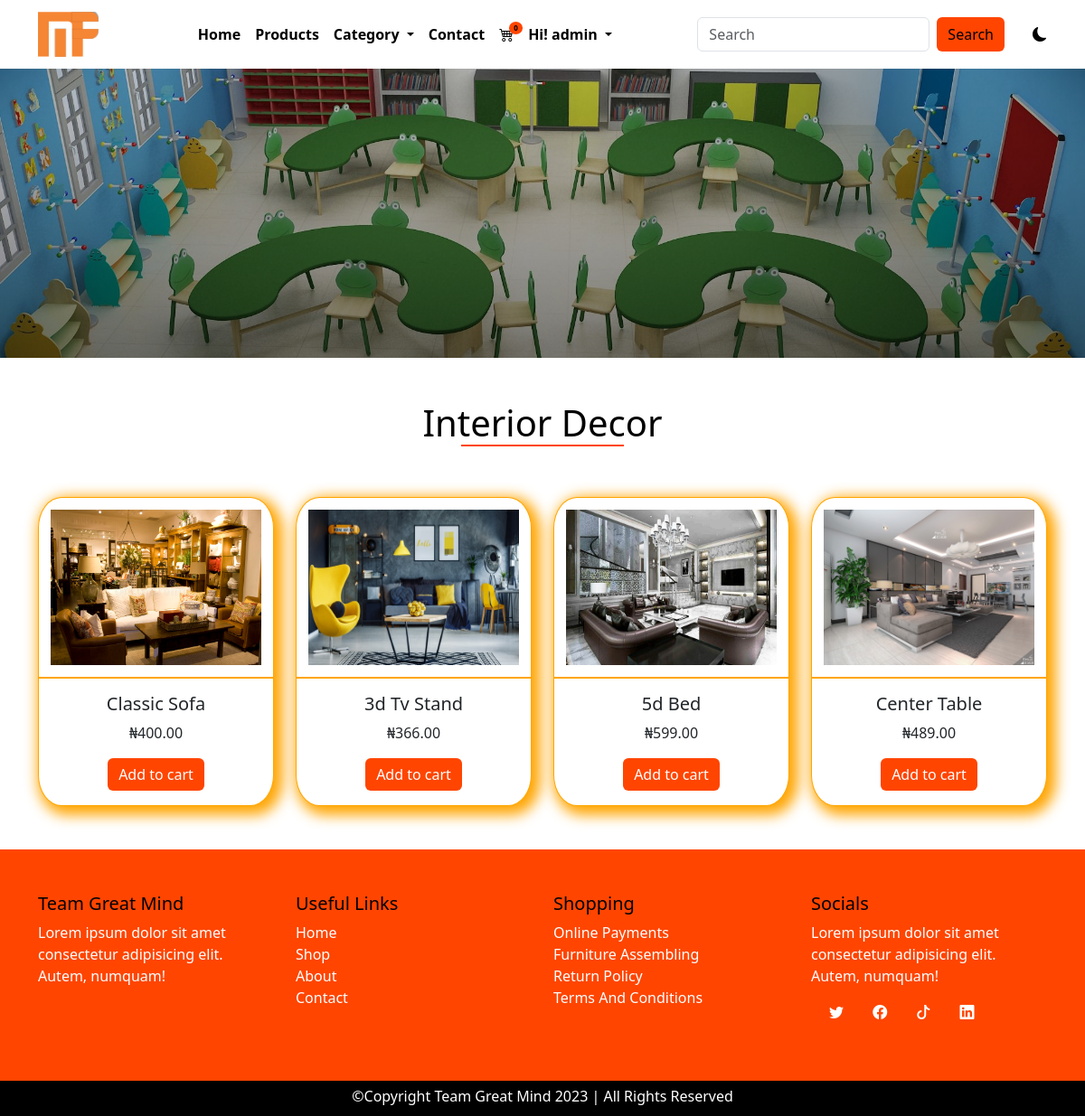
The app's page /category/1/interior-decor (signed in) with its own data.
### main/models.py (models this page shows, shortened)
class AppInfo(models.Model):
    appname = models.CharField(max_length=50)
    logo = models.ImageField(upload_to='logo')
    carousel1 = models.ImageField(upload_to='carousel')
    carousel2 = models.ImageField(upload_to='carousel')
    carousel3 = models.ImageField(upload_to='carousel')
    banner = models.ImageField(upload_to='banner')
    copyright = models.IntegerField()

class Category(models.Model):
    name = models.CharField(max_length=50)
    slug = models.SlugField(unique=True)
    img = models.ImageField(upload_to='catimg')

class Product(models.Model):
    category = models.ForeignKey(Category, on_delete=models.CASCADE)
    name = models.CharField(max_length=50)
    slug = models.SlugField(unique=True)
    pix = models.ImageField(upload_to='pix')
    price = models.DecimalField(max_digits=5, decimal_places=2)
    discount_price = models.DecimalField(max_digits=5, decimal_places=2, blank=True, null=True)
    description = models.TextField()
    featured = models.BooleanField(default=False)
    uploaded = models.DateField(auto_now=True)
    edited = models.DateField(auto_now_add=True)

### main/views.py (the view)
# urls.py: path('category/<str:id>/<slug:slug>', views.category, name='category'),
def category(request, id, slug):
    categ = Category.objects.get(pk=id)
    catprod = Product.objects.filter(category_id = id)
    context = {
        'categ':categ,
        'catprod':catprod
    }
    return render(request, 'category.html', context)

### main/context_processor.py (called while the page is built)
def dropdown(request):
    info = AppInfo.objects.get(pk=1)
    fdog = Category.objects.all()
    context = {
        'info':info,
        'fdog':fdog,
    }
    return context

def cartcount(request):
    count = Cart.objects.filter(user__username = request.user.username, paid=False)
    itemcount = 0
    for item in count:
        itemcount += item.quantity
    context = {
        'itemcount':itemcount
    }
    return context

### main/templates/category.html (shortened to what this page needs)
{% extends 'base.html' %}
{% block header %} {% include 'header.html' %} {% endblock header %}
{% block banner %} {% include 'banner.html' %} {% endblock banner %}
{% block content %}
<div class="container">
  <div class="row mt-5 mb-5">
    <h1 class="title">{{categ.name|title}}</h1>
    {% for item in catprod %}
      <div class="col-12 col-md-6 col-lg-3 mt-5 product">
        <div class="card">
          <a href="{% url 'detail' item.id item.slug %}"><img src="{{item.pix.url}}" class="card-img-top" alt="..."></a>
          <div class="card-body">
            <h5 class="card-title">{{item.name|title}}</h5>
            <p class="card-text">₦{{item.price}}</p>
            <a href="#" class="btn btn-primary">Add to cart</a>
          </div>
        </div>
      </div>
    {% endfor %}
  </div>
</div>
{% endblock content %}
{% block footer %} {% include 'footer.html' %} {% endblock footer %}

### main/templates/header.html (shortened to what this page needs)
<nav class="navbar navbar-expand-lg">
    <div class="container">
        <a class="navbar-brand" href="#"><img src="{{info.logo.url}}" alt="" style="height: 50px;"></a>
        <div class="collapse navbar-collapse" id="navbarSupportedContent">
        <ul class="navbar-nav mx-auto mb-2 mb-lg-0">
            {% if user.is_authenticated %}
            <li class="nav-item">
                <a class="nav-link" aria-current="page" href="{% url 'home' %}">Home</a>
            </li>
            <li class="nav-item">
                <a class="nav-link" href="{% url 'products' %}">Products</a>
            </li>
            <li class="nav-item dropdown">
                <a class="nav-link dropdown-toggle" href="#" role="button" data-bs-toggle="dropdown" aria-expanded="false">
                    Category
                </a>
            </li>
            <li class="nav-item">
                <a class="nav-link" href="{% url 'contact' %}">Contact</a>
            </li>
            <li class="nav-item">
                <a class="nav-link" href="{% url 'cart' %}">
                    <div class="wrapper">
                        <i class="bi bi-cart4"></i>
                        <span class="badge">{{itemcount}}</span>
                    </div>
                </a>
            </li>
            <li class="nav-item dropdown">
                <a class="nav-link dropdown-toggle" href="#" role="button" data-bs-toggle="dropdown" aria-expanded="false">
                    <span>Hi! {{user.username}}</span>
                </a>
            </li>
            {% endif %}
        </ul>
        <form class="d-flex search" role="search" action="{% url 'search' %}" method="POST">
            <input class="form-control me-2" name="search" type="search" placeholder="Search" aria-label="Search">
            <button class="btn btn-outline-success" type="submit">Search</button>
        </form>
        <div class="samson">
          <i class="bi bi-moon-fill"></i>
        </div>
        </div>
    </div>
</nav>

### main/static/css/style.css (style rules this page uses)
* { padding: 0%; margin: 0%; box-sizing: border-box; }
.samson { margin-left: 3%; cursor: pointer; }
:root { --bg: white; --icon: black; --text: black; }
body { background: var(--bg) !important; color: var(--text) !important; overflow: hidden; }
.navbar { background: var(--bg) !important; }
.navbar-nav a { color: var(--text); font-weight: 600; }
.wrapper { position: relative; }
.wrapper span { position: absolute; background-color: orangered; right: -10px; top: -2px; font-size: 8px; border-radius: 50%; color: black; }
.search button { background-color: orangered; border: none; color: black; font-weight: 500; }
.title { text-transform: capitalize; text-align: center; }
.title::after { content: ''; display: block; width: 180px; height: 2px; background-color: orangered; margin-left: auto; margin-right: auto; }
.product .card { border: 1px solid orange; border-radius: 10%; box-shadow: 5px 5px 15px 5px orange; transition: 1s; }
.product img { padding: 5%; height: 200px; border-bottom: 2px solid orange; }
.product .card-body { text-align: center; }
.product .btn { background-color: orangered; border: none; }

### records on screen
AppInfo: logo (picture)
Category: name "Interior Decor"
Product: pix (picture), name "Classic Sofa", price "400.00"
Product: pix (picture), name "3d Tv Stand", price "366.00"
Product: pix (picture), name "5d Bed", price "599.00"
Product: pix (picture), name "Center Table", price "489.00"

### other values on screen
{{ itemcount }} "0"
{{ user.username }} "admin"
